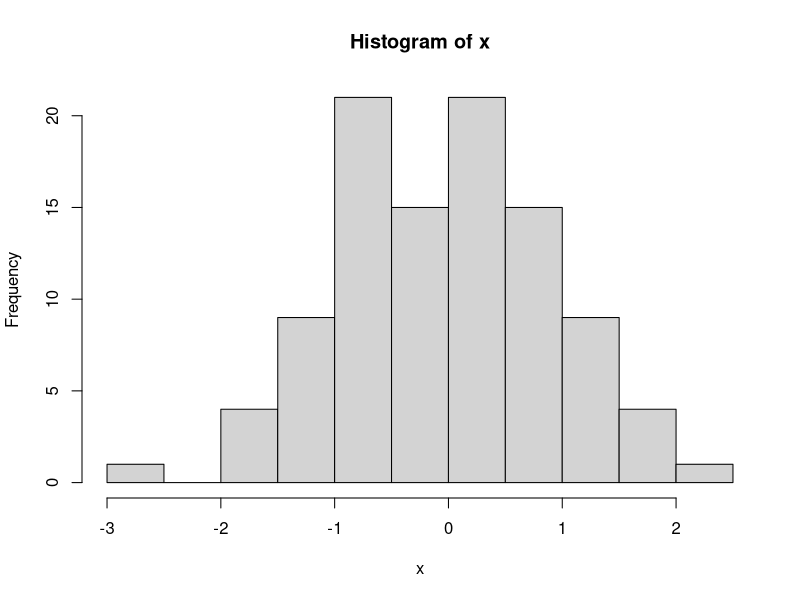

This figure's R source:
## ---- chunk 1
# Set chunk options here 

knitr::opts_chunk$set(echo = TRUE)
## ---- chunk 2
x <- rnorm(n = 100, mean = 0, sd = 1)
head(x)
## ---- chunk 3
hist(x)
